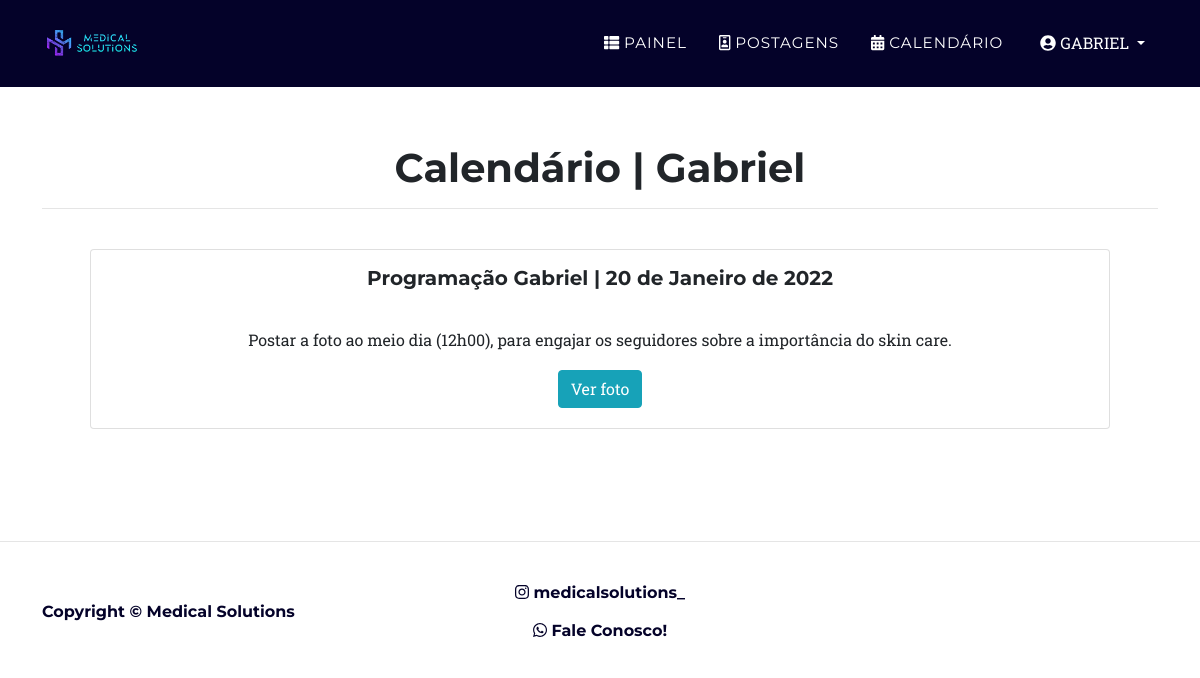
Page /calendario (signed in) on the earlier database version.
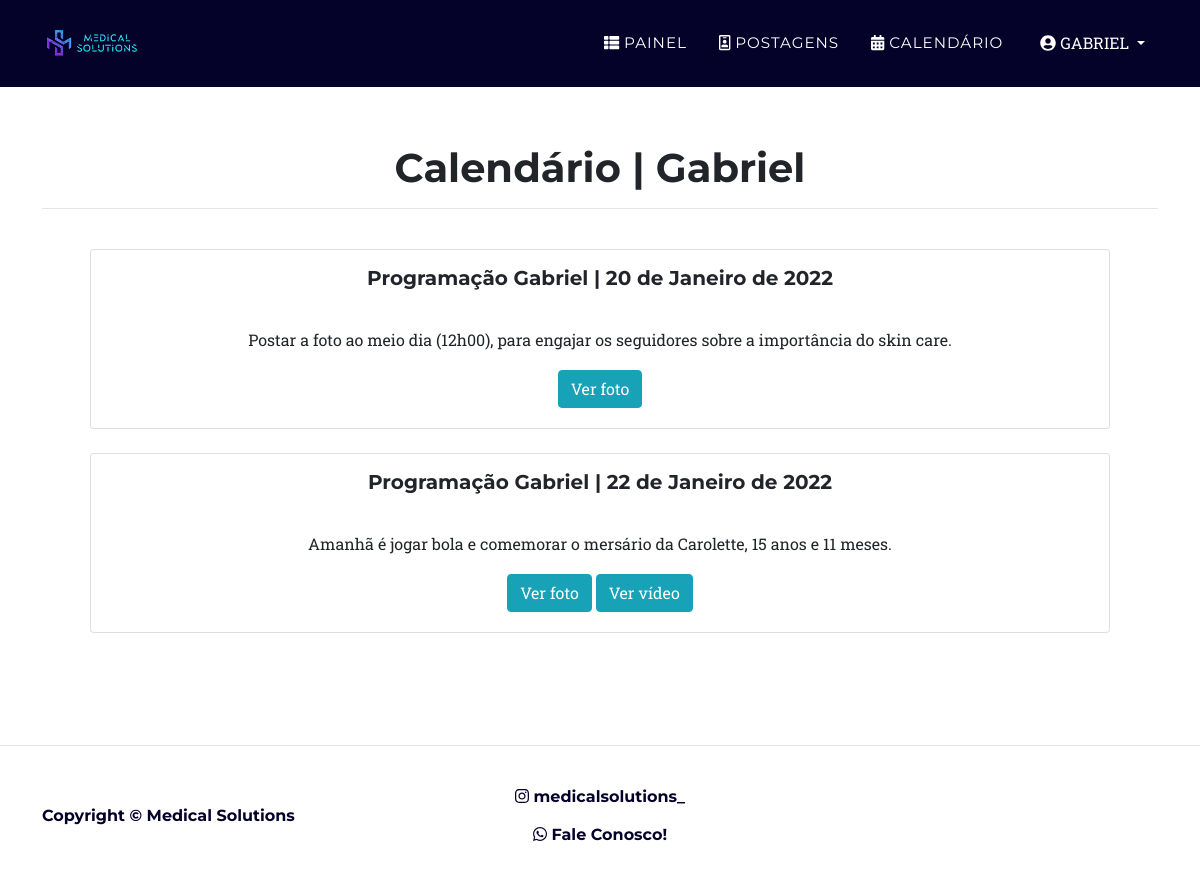
Same page on the later database version.
### medicos/models.py (models this page shows, shortened)
class Calendario(models.Model):
    cliente = models.ForeignKey(User, on_delete=models.PROTECT, null=False)
    data = models.DateField()
    programacao = models.TextField(max_length=500)
    foto = models.ForeignKey(Foto, on_delete=models.PROTECT, null=True, blank=True)
    video = models.ForeignKey(Video, on_delete=models.PROTECT, null=True, blank=True)

### medicos/views.py (the view)
# urls.py: path('calendario', CalendarioView.as_view(), name='calendario'),
class CalendarioView(LoginRequiredMixin, ListView):
    model = Calendario
    template_name = "calendario/calendario.html"
    def get_queryset(self):
        self.object_list = Calendario.objects.filter(cliente=self.request.user)
        return self.object_list

### medicos/templates/calendario/calendario.html (shortened to what this page needs)
{% extends 'base.html' %}
{% load static %}
{% block conteudo %}
<section class="page-section conteudo">
    <div class="container">
        <div class="text-center">
            <h1>Calendário | {{ request.user.first_name }}</h1>
        </div>
        <hr>
        <div class="text-center">
        {% for calendario in object_list %}
                <div>
                    <br>
                    <div class="card mx-5">
                        <h5 class="m-3 card-title">Programação {{ request.user.first_name }} | {{ calendario.data }}</h5>
                        <div class="card-body">
                            <p class="mx-3">{{ calendario.programacao }}</p>
                            {% if calendario.video != None and calendario.foto != None %}
                                <a class="btn btn-info" href="{% url 'foto' calendario.foto.id %}">Ver foto</a>
                                <a class="btn btn-info" href="{% url 'video' calendario.video.id %}">Ver vídeo</a>
                            {% elif calendario.foto != None %}
                                <a class="btn btn-info" href="{% url 'foto' calendario.foto.id %}">Ver foto</a>
                            {% elif calendario.video != None %}
                                <a class="btn btn-info" href="{% url 'video' calendario.video.id %}">Ver vídeo</a>
                            {% endif %}
                        </div>
                    </div>
                </div>
                {% empty %}
                    <h3>Nada programado por enquanto!</h3>
                {% endfor %}
        </div>
    </div>
</section>
{% endblock %}

### medicos/templates/base.html (shortened to what this page needs)
{% load static %}
<!DOCTYPE html>
<html lang="pt-BR">
    <head>
        <link href="{% static 'css/styles.css' %}" rel="stylesheet" />
    </head>
<body>
{% block navbar %}
<nav class="navbar navbar-expand-lg navbar-dark fixed-top" style="background-color: #040229;" id="mainNav">
    <div class="container">
        <a class="js-scroll-trigger" href="{% url 'index' %}"><img src="{% static 'img/logo.png' %}" style="width: 100px;" alt=""/></a>
        <div class="collapse navbar-collapse" id="navbarResponsive">
            <ul class="navbar-nav text-uppercase ml-auto">
                {% if request.user.is_authenticated %}
                <li class="nav-item"><a class="nav-link js-scroll-trigger" href="{% url 'painel' %}"><i class="fas fa-th-list"></i></i> Painel</a></li>
                    <li class="nav-item"><a class="nav-link js-scroll-trigger" href="{% url 'posts' %}"><i class="far fa-id-badge"></i> Postagens</a></li>
                        <li class="nav-item"><a class="nav-link js-scroll-trigger" href="{% url 'calendario' %}"><i class="fas fa-calendar-alt"></i> Calendário</a></li>
                <div class="btn-group">
                    <button style="color: white;" class="btn text-uppercase ml-auto dropdown-toggle" type="button" id="triggerId" data-toggle="dropdown"
                        aria-haspopup="true" aria-expanded="false">
                        <i class="fa fa-user-circle"></i>
                        <span id="username">{{request.user.first_name}}</span>
                    </button>
                </div>
                {%endif%}
            </ul>
        </div>
    </div>
</nav>
{% endblock %}
<br>
<br>
{% block conteudo %}{% endblock %}
{% block rodape %}
<hr>
<footer class="footer py-3">
    <div class="container">
        <div class="row align-items-center">
            <div style="font-weight: bolder; color: #040229"  class="col-lg-4 text-lg-left">Copyright © Medical Solutions</div>
            <div class="col-lg-4 my-3 my-lg-0">
                <a style="font-weight: bolder; color: #040229;" class="btn mx-2" href="https://www.instagram.com/medicalsolutions_/"><i class="fab fa-instagram"> </i> medicalsolutions_</a>
                <br>
                <a style="font-weight: bolder; color: #040229" class="btn mx-2" href="https://api.whatsapp.com/send?phone=5586995330067&text=Ol%C3%A1,%20tenho%20interesse%20em%20conhecer%20os%20servi%C3%A7os%20da%20Medical%20Solutions"><i class="fab fa-whatsapp"> </i> Fale Conosco!</a>
            </div>
        </div>
    </div>
</footer>
{% endblock %}
</body>
</html>

Differences in the rows shown:
added Calendario: {{ request.user.first_name }} "Gabriel", data "22 de Janeiro de 2022", programacao "Amanhã é jogar bola e comemorar o mersário da Carolette, 15 anos e 11 meses.", shows "Ver foto"
